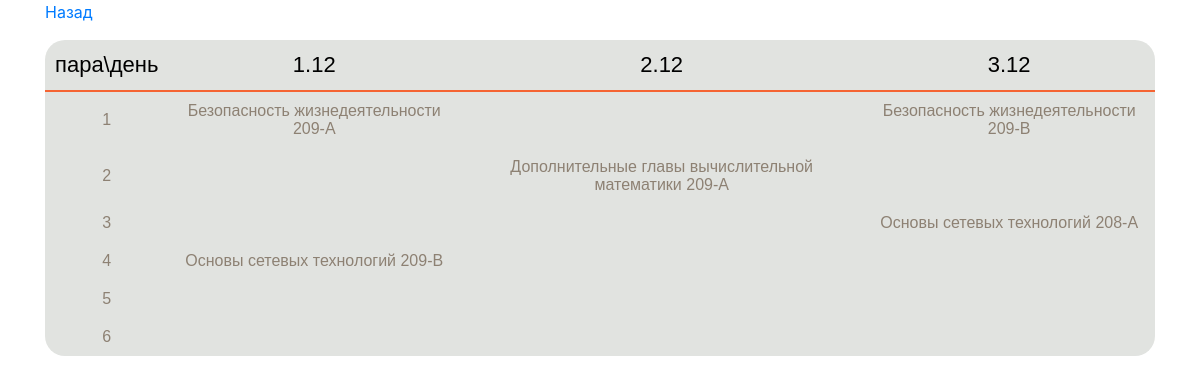
Page /images/php/view_table.php on the committed database.
### tables this page shows
CREATE TABLE IF NOT EXISTS `lessons_table` (
                                          ID INT NOT NULL AUTO_INCREMENT,
                                          day char(11),
                                          para INT,
                                          name VARCHAR(200),
                                          room VARCHAR(200),
                                          PRIMARY KEY (ID)
);

### images/php/view_table.php (the view, shortened to what this page needs)
<?php
$link = mysqli_connect('db', 'root', 'example');
echo '<title>Таблица занятий</title><head>
    <link rel="stylesheet" href="Styles/style.css">
    <meta charset="utf-8">
    <meta name="viewport" content="width=device-width, initial-scale=1, shrink-to-fit=no">
    <link rel="stylesheet" href="https://maxcdn.bootstrapcdn.com/bootstrap/4.0.0/css/bootstrap.min.css"><title></title>
</head>';
echo <<<HTML
        <div class = "container">
            <p><a href = 'home.php'>Назад</a></p>
        </div>
        <div class = "container">
HTML;
$res = mysqli_query($link,"
    SELECT *
    FROM table_list.lessons_table
    ORDER BY day
") or exit(mysqli_error());
$day_arr = array();
foreach ($res as $row){
    $day = $row['day'];
    if(!in_array($day, $day_arr)){
        array_push($day_arr, $day);
    }
}
$lesson_arr = array(array());
foreach ($res as $row) {
    if($row['name'] != "" and $row['room'] != "") {
        $lesson_arr[array_search($row['day'], $day_arr)][$row['para']] = $row['name'] . " " . $row['room'];
    }
}
echo '<table>';
    echo '<tr><th>пара\день</th>';
        foreach ($day_arr as $row) {
            echo "<th>$row</th>";
        }
echo '</tr>';
$para = 1;
$m = '';
for ($i = 0; $i < 6; $i++) {
    echo '<tr>';
    echo "<td>$para</td>";
    foreach ($day_arr as $cell) {
        foreach ($res as $row) {
            if ($row['day'] == $cell and $row['para'] == $para) {
                $print = $lesson_arr[array_search($row['day'], $day_arr)][$row['para']];
                $m = $print;
                break;
            } else {
                $m = " ";
            }
        }
        echo "<td>$m</td>";
    }
    $para += 1;
    if ($para > 6) break;
}
echo '</tr>';
echo '</table></div>
';

### images/php/Styles/style.css (style rules this page uses)
table { font-family: "Lucida Sans Unicode", "Lucida Grande", Sans-Serif; text-align: center; border-collapse: collapse; border-spacing: 5px; background: #E1E3E0; border-radius: 20px; }
th { font-size: 22px; font-weight: 300; padding: 12px 10px; border-bottom: 2px solid #F56433; color: black; }
td { padding: 10px; color: #8D8173; }

### rows in the picture
lessons_table: m "Безопасность жизнедеятельности 209-A"
lessons_table: m "Безопасность жизнедеятельности 209-B"
lessons_table: m "Дополнительные главы вычислительной математики 209-A"
lessons_table: m "Основы сетевых технологий 208-A"
lessons_table: m "Основы сетевых технологий 209-B"

### other values in the picture
$row "1.12"
$row "2.12"
$row "3.12"
